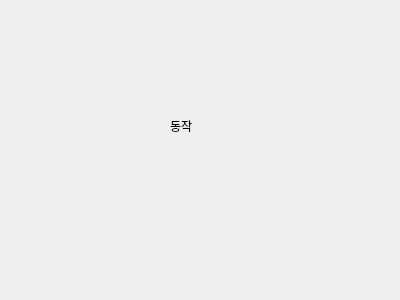
<?xml version="1.0" encoding="UTF-8"?>
<ui version="4.0">
 <class>Dialog</class>
 <widget class="QDialog" name="Dialog">
  <property name="geometry">
   <rect>
    <x>0</x>
    <y>0</y>
    <width>400</width>
    <height>300</height>
   </rect>
  </property>
  <property name="windowTitle">
   <string>Dialog</string>
  </property>
  <widget class="QLabel" name="label">
   <property name="geometry">
    <rect>
     <x>170</x>
     <y>120</y>
     <width>56</width>
     <height>12</height>
    </rect>
   </property>
   <property name="text">
    <string>동작</string>
   </property>
  </widget>
 </widget>
 <resources/>
 <connections/>
</ui>
